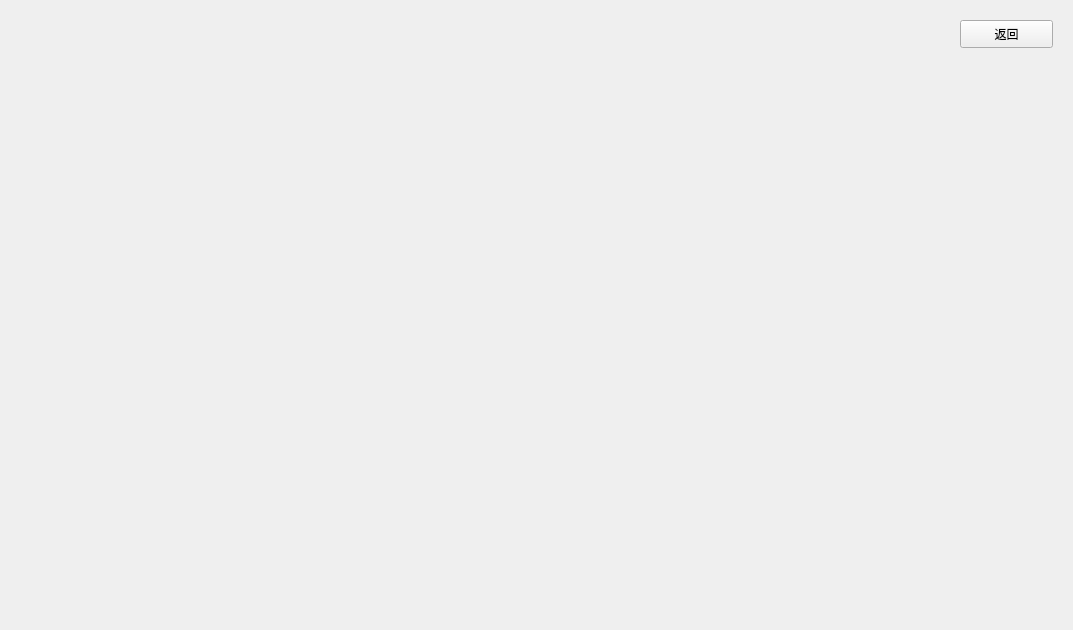
<?xml version="1.0" encoding="UTF-8"?>
<ui version="4.0">
 <class>ShowScoreManue</class>
 <widget class="QWidget" name="ShowScoreManue">
  <property name="geometry">
   <rect>
    <x>0</x>
    <y>0</y>
    <width>1073</width>
    <height>630</height>
   </rect>
  </property>
  <property name="windowTitle">
   <string>成绩统计界面</string>
  </property>
  <widget class="QPushButton" name="exitbtn">
   <property name="geometry">
    <rect>
     <x>960</x>
     <y>20</y>
     <width>93</width>
     <height>28</height>
    </rect>
   </property>
   <property name="text">
    <string>返回</string>
   </property>
  </widget>
 </widget>
 <layoutdefault spacing="6" margin="11"/>
 <resources/>
 <connections/>
</ui>
